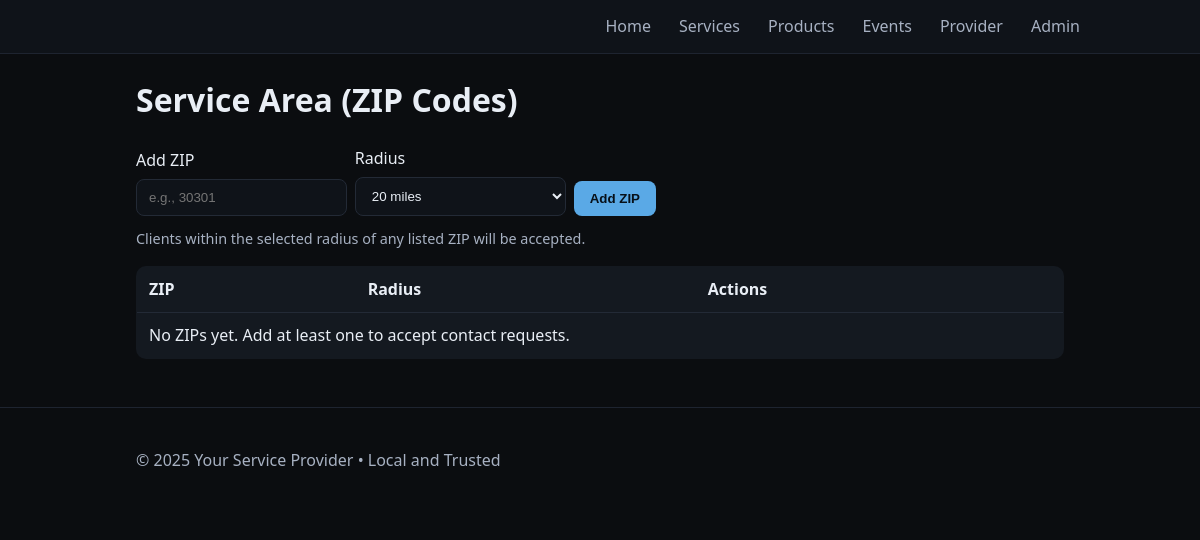
Page /admin/zips (signed in) on the earlier database version.
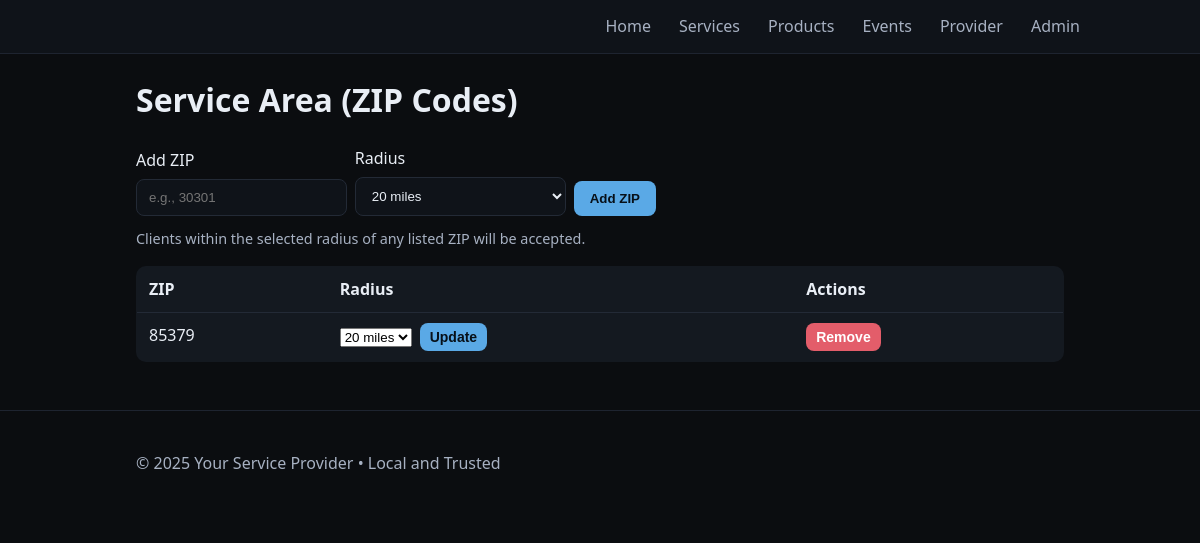
Same page on the later database version.
### tables this page shows
CREATE TABLE zips (
              zip TEXT PRIMARY KEY
            , radius_miles INTEGER NOT NULL DEFAULT 20);

### app.py (the view, shortened to what this page needs)
    @app.route("/admin/zips", methods=["GET", "POST"])
    @login_required
    def admin_zips():
        with closing(get_db()) as db:
            cur = db.cursor()
            cur.execute("SELECT zip, radius_miles FROM zips ORDER BY zip")
            zips = [(row["zip"], row["radius_miles"]) for row in cur.fetchall()]
        return render_template("admin_zips.html", zips=zips, title="Manage ZIPs")

### app.py (called while the page is built)
def get_db():
    conn = sqlite3.connect(DB_PATH)
    conn.row_factory = sqlite3.Row
    return conn

### templates/admin_zips.html (shortened to what this page needs)
{% extends "base.html" %}
{% block content %}
<div class="header-row">
  <h1>Service Area (ZIP Codes)</h1>
</div>
<form method="post" class="form" style="max-width: 520px;">
  <div style="display:flex; gap:8px; align-items:end; flex-wrap:wrap;">
    <label style="flex:1 1 180px;">Add ZIP
      <input name="zip" pattern="\d{5}" maxlength="5" placeholder="e.g., 30301" required>
    </label>
    <label style="flex:1 1 180px;">Radius
      <select name="radius">
        <option value="20">20 miles</option>
      </select>
    </label>
    <button class="btn" type="submit">Add ZIP</button>
  </div>
  <small class="muted">Clients within the selected radius of any listed ZIP will be accepted.</small>
</form>
<table class="table" style="margin-top: 1rem;">
  <thead><tr><th>ZIP</th><th>Radius</th><th>Actions</th></tr></thead>
  <tbody>
    {% for z, radius in zips %}
      <tr>
        <td>{{ z }}</td>
        <td>
          <form method="post" action="{{ url_for('admin_zip_update', zip_code=z) }}" style="display:flex; gap:8px; align-items:center;">
            <select name="radius">
              <option value="20" {% if radius == 20 %}selected{% endif %}>20 miles</option>
            </select>
            <button class="btn small" type="submit">Update</button>
          </form>
        </td>
        <td>
          <form method="post" action="{{ url_for('admin_zip_delete', zip_code=z) }}" onsubmit="return confirm('Remove ZIP {{ z }}?');">
            <button class="btn small danger" type="submit">Remove</button>
          </form>
        </td>
      </tr>
    {% else %}
      <tr><td colspan="3">No ZIPs yet. Add at least one to accept contact requests.</td></tr>
    {% endfor %}
  </tbody>
</table>
{% endblock %}

Differences in the rows shown:
added zips: zip "85379", radius "20 miles"
Other differences:
text no longer shown: "No ZIPs yet. Add at least one to accept contact requests."
